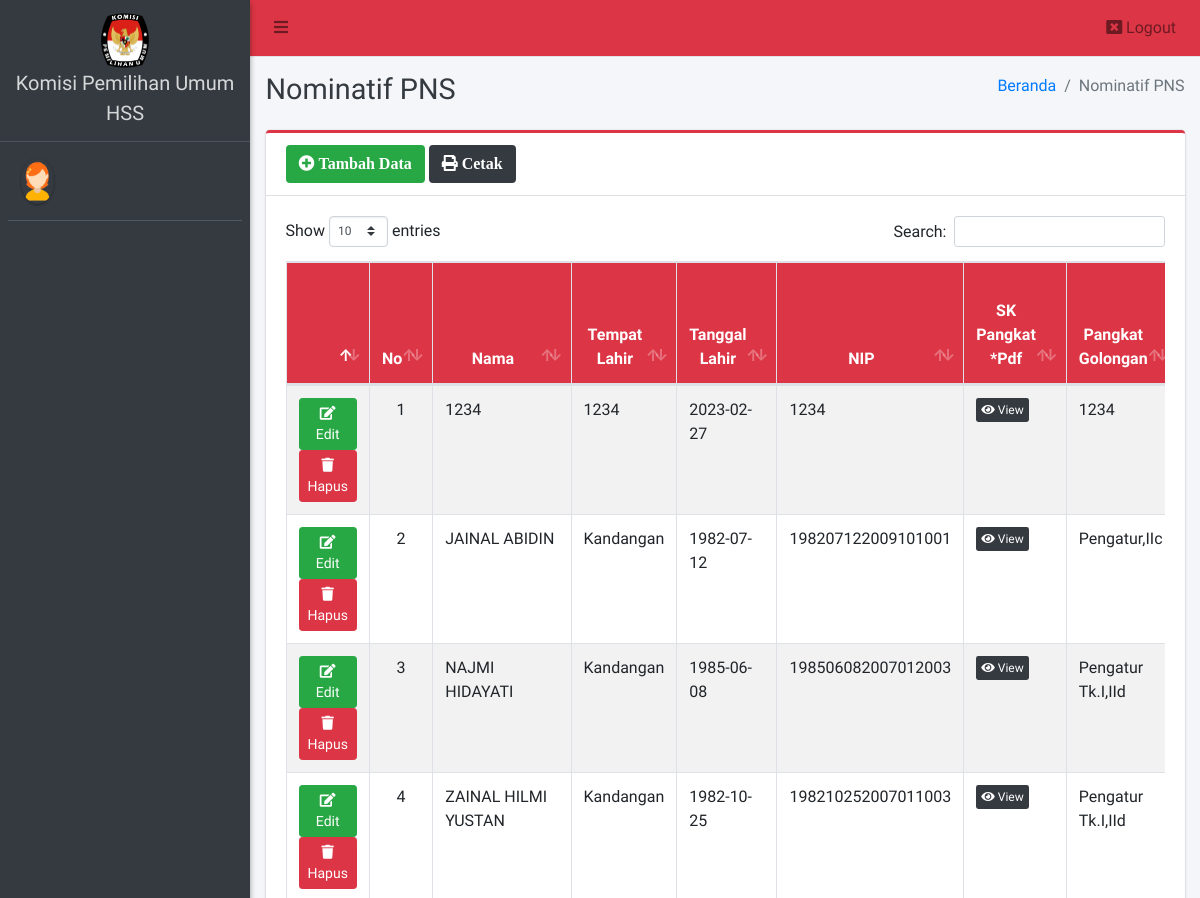
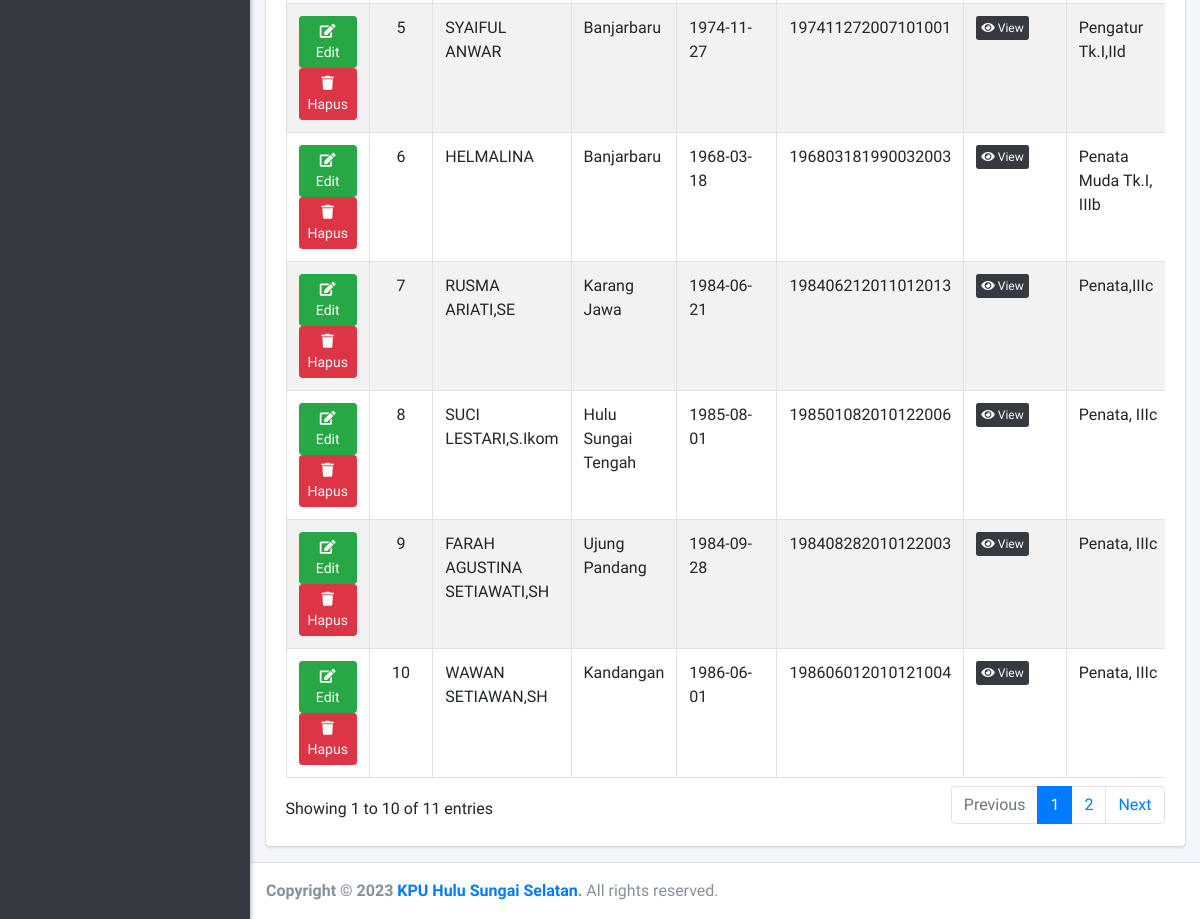
The app's page /admin/pns/index.php with its own data (2 pictures, top to bottom).
### tables this page shows
CREATE TABLE `nominatif_pegawai` (
  `id_pegawai` int(11) NOT NULL,
  `nama_pegawai` varchar(50) DEFAULT NULL,
  `tempat_lahir` varchar(40) DEFAULT NULL,
  `tanggal_lahir` date DEFAULT NULL,
  `nip` varchar(20) DEFAULT NULL,
  `pangkat_gol` varchar(50) DEFAULT NULL,
  `pangkat_tmt` date DEFAULT NULL,
  `jabatan_struktural` varchar(50) DEFAULT NULL,
  `jabatan_tmt` date DEFAULT NULL,
  `no_sk_penempatan` varchar(50) DEFAULT NULL,
  `jk` varchar(50) DEFAULT NULL,
  `agama` varchar(50) DEFAULT NULL,
  `pendidikan_umum` varchar(50) DEFAULT NULL,
  `pendidikan_tmt` date DEFAULT NULL,
  `diklat_struktural` varchar(155) DEFAULT NULL,
  `tgl_kegiatan_struktural` date DEFAULT NULL,
  `diklat_fungsional` varchar(155) DEFAULT NULL,
  `tgl_kegiatan_fungsional` date DEFAULT NULL,
  `diklat_teknis` varchar(155) DEFAULT NULL,
  `tgl_kegiatan_teknis` date DEFAULT NULL,
  `keterangan` text,
  `filepangkat` varchar(255) NOT NULL,
  `filejabatan` varchar(255) NOT NULL,
  `filepenempatan` varchar(255) NOT NULL,
  `filependidikan` varchar(255) NOT NULL,
  `filediklat` varchar(255) NOT NULL
);

### config/config.php (called while the page is built, shortened)
<?php
function base_url($url = null)
{
	$base_url = "http://localhost/kpuhss_pegawai";
	if ($url != null) {
		return $base_url . "/" . $url;
	} else {
		return $base_url;
	}
}

### admin/pns/index.php (the view, shortened to what this page needs)
<?php
require '../../config/config.php';
require '../../config/koneksi.php';
?>
<!DOCTYPE html>
<html>
<?php
include '../../templates/head.php';
?>
<body class="hold-transition sidebar-mini layout-fixed">
    <div class="wrapper">
        <?php
        include '../../templates/navbar.php';
        ?>
        <?php
        include '../../templates/sidebar.php';
        ?>
        <div class="content-wrapper">
            <div class="content-header">
                <div class="container-fluid">
                    <div class="row mb-2">
                        <div class="col-sm-6">
                            <h1 class="m-0 text-dark">Nominatif PNS</h1>
                        </div>
                        <div class="col-sm-6">
                            <ol class="breadcrumb float-sm-right">
                                <li class="breadcrumb-item"><a href="#">Beranda</a></li>
                                <li class="breadcrumb-item active">Nominatif PNS</li>
                            </ol>
                        </div>
                    </div>
                </div>
            </div>
            <section class="content">
                <div class="container-fluid">
                    <div class="row">
                        <div class="col-12">
                            <div class="card card-red card-outline">
                                <div class="card-header">
                                    <a href="tambah" class="btn bg-green"><i class="fa fa-plus-circle"> Tambah Data</i></a>
                                    <a href="print" target="blank" class="btn bg-dark"><i class="fa fa-print"> Cetak</i></a>
                                </div>
                                <div class="card-body">
                                    <div class="table-responsive">
                                        <table id="example1" class="table table-bordered table-striped">
                                            <thead class="bg-red">
                                                <tr align="center">
                                                    <th></th>
                                                    <th>No</th>
                                                    <th>Nama</th>
                                                    <th>Tempat Lahir</th>
                                                    <th>Tanggal Lahir</th>
                                                    <th>NIP</th>
                                                    <th>SK Pangkat *Pdf</th>
                                                    <th>Pangkat Golongan</th>
                                                </tr>
                                            </thead>
                                            <tbody style="background-color: white">
                                                <?php
                                                $no = 1;
                                                $data = $koneksi->query("SELECT * FROM nominatif_pegawai ORDER BY id_pegawai DESC");
                                                while ($row = $data->fetch_array()) {
                                                ?>
                                                    <tr>
                                                        <td align="center">
                                                            <a href="edit?id=<?= $row['id_pegawai'] ?>" class="btn btn-success btn-sm" title="Edit"><i class="fa fa-edit"></i> Edit</a>
                                                            <a href="hapus?id=<?= $row['id_pegawai'] ?>" class="btn btn-danger btn-sm alert-hapus" title="Hapus"><i class="fa fa-trash"></i> Hapus</a>
                                                        </td>
                                                        <td align="center"><?= $no++ ?></td>
                                                        <td><?= $row['nama_pegawai'] ?></td>
                                                        <td><?= $row['tempat_lahir'] ?></td>
                                                        <td><?= $row['tanggal_lahir'] ?></td>
                                                        <td><?= $row['nip'] ?></td>
                                                        <td><a target="_blank" href="<?= base_url(); ?>/file/<?= $row['filepangkat'] ?>" class="btn btn-xs bg-dark" title="View"><i class="fa fa-eye"></i> View</i></a></td>
                                                        <td><?= $row['pangkat_gol'] ?></td>
                                                    </tr>
                                                <?php } ?>
                                            </tbody>
                                        </table>
                                    </div>
                                </div>
                            </div>
                        </div>
                    </div>
                </div>
            </section>
        </div>
        <?php include_once "../../templates/footer.php"; ?>
    </div>
</body>
</html>

### records on screen
nominatif_pegawai: nama_pegawai "1234", tempat_lahir "1234", tanggal_lahir "2023-02-27", nip "1234", pangkat_gol "1234"
nominatif_pegawai: nama_pegawai "JAINAL ABIDIN", tempat_lahir "Kandangan", tanggal_lahir "1982-07-12", nip "198207122009101001", pangkat_gol "Pengatur,IIc"
nominatif_pegawai: nama_pegawai "NAJMI HIDAYATI", tempat_lahir "Kandangan", tanggal_lahir "1985-06-08", nip "198506082007012003", pangkat_gol "Pengatur Tk.I,IId"
nominatif_pegawai: nama_pegawai "ZAINAL HILMI YUSTAN", tempat_lahir "Kandangan", tanggal_lahir "1982-10-25", nip "198210252007011003", pangkat_gol "Pengatur Tk.I,IId"
nominatif_pegawai: nama_pegawai "SYAIFUL ANWAR", tempat_lahir "Banjarbaru", tanggal_lahir "1974-11-27", nip "197411272007101001", pangkat_gol "Pengatur Tk.I,IId"
nominatif_pegawai: nama_pegawai "HELMALINA", tempat_lahir "Banjarbaru", tanggal_lahir "1968-03-18", nip "196803181990032003", pangkat_gol "Penata Muda Tk.I, IIIb"
nominatif_pegawai: nama_pegawai "RUSMA ARIATI,SE", tempat_lahir "Karang Jawa", tanggal_lahir "1984-06-21", nip "198406212011012013", pangkat_gol "Penata,IIIc"
nominatif_pegawai: nama_pegawai "SUCI LESTARI,S.Ikom", tempat_lahir "Hulu Sungai Tengah", tanggal_lahir "1985-08-01", nip "198501082010122006", pangkat_gol "Penata, IIIc"
nominatif_pegawai: nama_pegawai "FARAH AGUSTINA SETIAWATI,SH", tempat_lahir "Ujung Pandang", tanggal_lahir "1984-09-28", nip "198408282010122003", pangkat_gol "Penata, IIIc"
nominatif_pegawai: nama_pegawai "WAWAN SETIAWAN,SH", tempat_lahir "Kandangan", tanggal_lahir "1986-06-01", nip "198606012010121004", pangkat_gol "Penata, IIIc"
